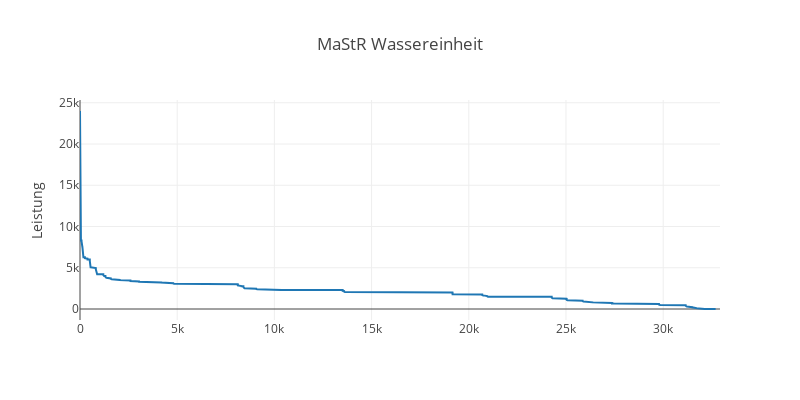

Notebook code for this chart:
### Code cell
# Interactive plot
df_hydro = df_hydro.sort_values(['Bruttoleistung'], ascending=[False])
data = [go.Scatter(
    #x = df_hydro.loc[:,'id'],
    y = df_hydro.loc[:,'Bruttoleistung'])]

# Set layout
layout = go.Layout(
    height=400, width = 800,
    #title='CO2-Emissions in EU28',
    title=''.join(info_dict_hydro['Title']),
    # yaxis=dict(title='CO2-Emissions in Mt') )
    yaxis=dict(title='Leistung') )
ifig = go.Figure(data=data, layout=layout)
pltly.iplot(ifig)

### Figure 1 — Plotly figure (JSON) as saved in the notebook; plotly's stock layout.template omitted (floating-point values rounded to 4 significant figures; data arrays with more than 128 entries replaced by an {"elided": "..."} marker saying what was removed)
{"data": [{"type": "scatter", "uid": "e32bf204-cbf8-42d5-b19a-2af77b3335b4", "y": {"elided": "32924 float values"}}], "layout": {"height": 400, "title": {"text": "MaStR Wassereinheit"}, "width": 800, "yaxis": {"title": {"text": "Leistung"}}}}
